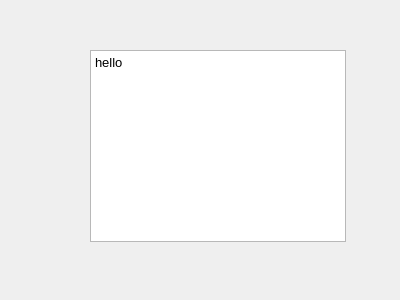
<?xml version="1.0" encoding="UTF-8"?>
<ui version="4.0">
 <class>TestWindow</class>
 <widget class="QWidget" name="Form">
  <property name="geometry">
   <rect>
    <x>0</x>
    <y>0</y>
    <width>400</width>
    <height>300</height>
   </rect>
  </property>
  <property name="windowTitle">
   <string>Form</string>
  </property>
  <widget class="QTextBrowser" name="textBrowser">
   <property name="geometry">
    <rect>
     <x>90</x>
     <y>50</y>
     <width>256</width>
     <height>192</height>
    </rect>
   </property>
   <property name="html">
    <string>&lt;!DOCTYPE HTML PUBLIC &quot;-//W3C//DTD HTML 4.0//EN&quot; &quot;http://www.w3.org/TR/REC-html40/strict.dtd&quot;&gt;
&lt;html&gt;&lt;head&gt;&lt;meta name=&quot;qrichtext&quot; content=&quot;1&quot; /&gt;&lt;meta charset=&quot;utf-8&quot; /&gt;&lt;style type=&quot;text/css&quot;&gt;
p, li { white-space: pre-wrap; }
hr { height: 1px; border-width: 0; }
li.unchecked::marker { content: &quot;\2610&quot;; }
li.checked::marker { content: &quot;\2612&quot;; }
&lt;/style&gt;&lt;/head&gt;&lt;body style=&quot; font-family:'JetBrainsMono Nerd Font Mono'; font-size:10pt; font-weight:400; font-style:normal;&quot;&gt;
&lt;p style=&quot; margin-top:0px; margin-bottom:0px; margin-left:0px; margin-right:0px; -qt-block-indent:0; text-indent:0px;&quot;&gt;hello&lt;/p&gt;&lt;/body&gt;&lt;/html&gt;</string>
   </property>
  </widget>
 </widget>
 <resources/>
 <connections/>
</ui>
